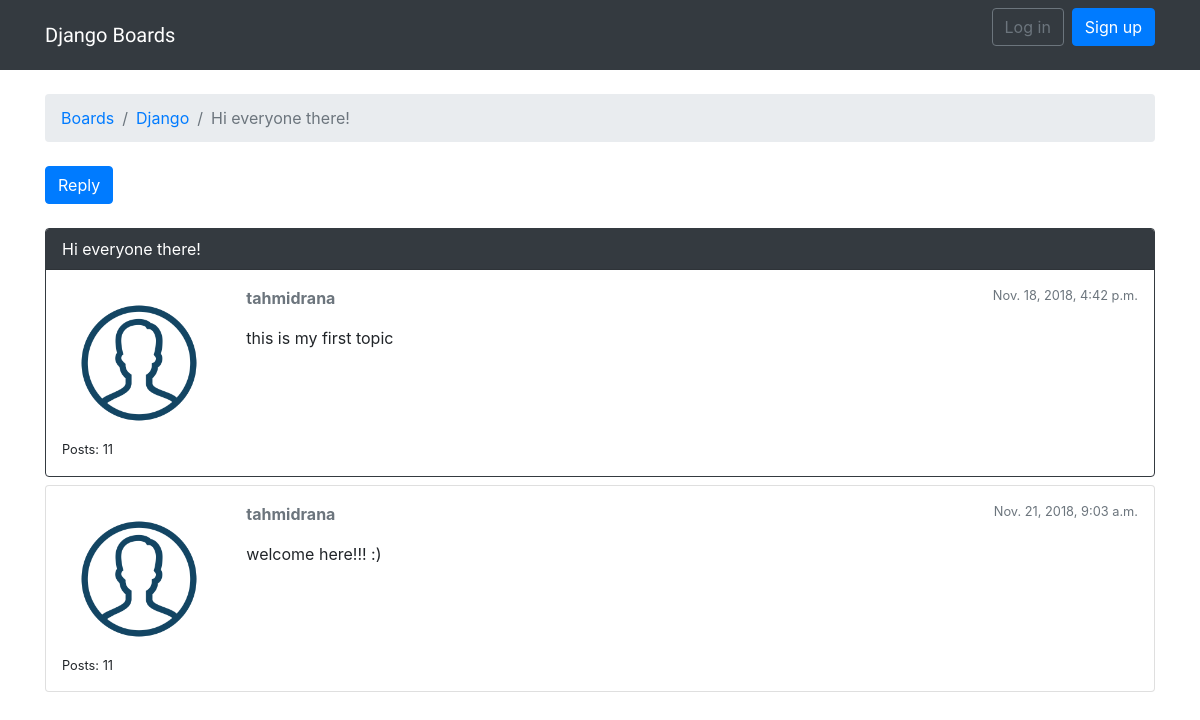
/boards/1/topics/1, run on the app's committed database.
### boards/models.py (models this page shows, shortened)
class Topic(models.Model):
    subject = models.CharField(max_length=250)
    last_updated = models.DateTimeField(auto_now_add=True)
    board = models.ForeignKey(
        Board, on_delete=models.CASCADE, related_name='topics')
    starter = models.ForeignKey(
        User, on_delete=models.CASCADE, related_name='topics')
    views = models.PositiveIntegerField(default=0)

class Board(models.Model):
    name = models.CharField(max_length=30, unique=True)
    description = models.CharField(max_length=100)

class Post(models.Model):
    message = models.TextField(max_length=4000)
    topic = models.ForeignKey(
        Topic, on_delete=models.CASCADE, related_name='posts')
    created_at = models.DateTimeField(auto_now_add=True)
    updated_at = models.DateTimeField(null=True)
    created_by = models.ForeignKey(
        User, on_delete=models.CASCADE, related_name='posts')
    updated_by = models.ForeignKey(
        User, null=True, on_delete=models.CASCADE, related_name='+')

### boards/views.py (the view)
def topic_posts(request, pk, topic_pk):
    topic = Topic.objects.get(board__pk=pk, pk=topic_pk)
    topic.views += 1
    topic.save()
    return render(request, 'topic_posts.html', {'topic': topic})

### templates/topic_posts.html (shortened to what this page needs)
{% extends 'base.html' %}
{% load static %}
{% block breadcrumb %}
<li class="breadcrumb-item"><a href="{% url 'home' %}">Boards</a></li>
<li class="breadcrumb-item"><a href="{% url 'board_topics' topic.board.pk %}">{{ topic.board.name }}</a></li>
<li class="breadcrumb-item active">{{ topic.subject }}</li>
{% endblock %}
{% block content %}
<div class="mb-4">
    <a href="{% url 'reply_topic' topic.board.pk topic.pk %}" class="btn btn-primary" role="button">Reply</a>
</div>
{% for post in topic.posts.all %}
<div class="card mb-2 {% if forloop.first %}border-dark{% endif %}">
    {% if forloop.first %}
    <div class="card-header text-white bg-dark py-2 px-3">{{ topic.subject }}</div>
    {% endif %}
    <div class="card-body p-3">
        <div class="row">
            <div class="col-2">
                <img src="{% static 'img/avatar.png' %}" alt="{{ post.created_by.username }}" class="w-100">
                <small>Posts: {{ post.created_by.posts.count }}</small>
            </div>
            <div class="col-10">
                <div class="row mb-3">
                    <div class="col-6">
                        <strong class="text-muted">{{ post.created_by.username }}</strong>
                    </div>
                    <div class="col-6 text-right">
                        <small class="text-muted">{{ post.created_at }}</small>
                    </div>
                </div>
                {{ post.message }}
            </div>
        </div>
    </div>
</div>
{% endfor %}
{% endblock %}

### data on the page
Topic: board.name "Django", subject "Hi everyone there!"
Post: created_by.posts.count "11", created_by.username "tahmidrana", created_at "Nov. 18, 2018, 4:42 p.m.", message "this is my first topic"
Post: created_by.posts.count "11", created_by.username "tahmidrana", created_at "Nov. 21, 2018, 9:03 a.m.", message "welcome here!!! :)"
